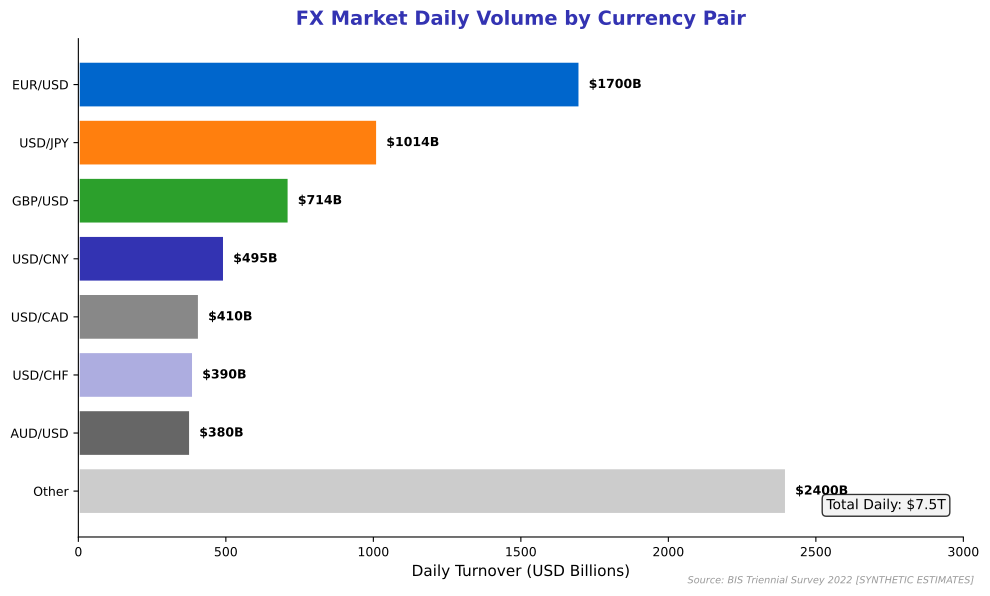

Python code for this plot:
"""
FX Market Daily Volume by Currency Pair
Shows most traded currency pairs

Output: fx_volume.pdf
Module: module_04_traditional
Lesson: 37 - Financial Markets
"""

from pathlib import Path
import matplotlib.pyplot as plt
import numpy as np

plt.rcParams.update({
    'font.size': 10,
    'axes.labelsize': 10,
    'axes.titlesize': 11,
    'xtick.labelsize': 9,
    'ytick.labelsize': 9,
    'legend.fontsize': 9,
    'figure.figsize': (10, 6),
    'figure.dpi': 150
})

MLPURPLE = '#3333B2'
MLBLUE = '#0066CC'
MLORANGE = '#FF7F0E'
MLGREEN = '#2CA02C'
MLLAVENDER = '#ADADE0'

def create_chart():
    fig, ax = plt.subplots(figsize=(10, 6))

    # Daily FX turnover by currency pair (April 2022, billions USD)
    pairs = ['EUR/USD', 'USD/JPY', 'GBP/USD', 'USD/CNY', 'USD/CAD', 'USD/CHF', 'AUD/USD', 'Other']
    volumes = [1700, 1014, 714, 495, 410, 390, 380, 2400]  # Billions USD daily

    colors = [MLBLUE, MLORANGE, MLGREEN, MLPURPLE, '#888888', MLLAVENDER, '#666666', '#cccccc']

    bars = ax.barh(pairs, volumes, color=colors, edgecolor='white', linewidth=2)

    for bar, val in zip(bars, volumes):
        ax.text(bar.get_width() + 30, bar.get_y() + bar.get_height()/2,
                f'${val}B', va='center', fontsize=9, fontweight='bold')

    ax.set_xlabel('Daily Turnover (USD Billions)', fontsize=11)
    ax.set_title('FX Market Daily Volume by Currency Pair', fontsize=14,
                 fontweight='bold', color=MLPURPLE, pad=10)

    ax.set_xlim(0, 3000)
    ax.invert_yaxis()

    total = sum(volumes)
    ax.text(0.98, 0.05, f'Total Daily: ${total/1000:.1f}T',
            transform=ax.transAxes, ha='right', va='bottom', fontsize=10,
            bbox=dict(boxstyle='round', facecolor='#f0f0f0', alpha=0.8))

    ax.spines['top'].set_visible(False)
    ax.spines['right'].set_visible(False)

    fig.text(0.98, 0.02, 'Source: BIS Triennial Survey 2022 [SYNTHETIC ESTIMATES]',
             fontsize=7, color='#999999', ha='right', style='italic')

    plt.tight_layout()

    output_path = Path(__file__).parent / 'fx_volume.pdf'
    plt.savefig(output_path, format='pdf', dpi=300, bbox_inches='tight')
    plt.close()
    print(f"Chart saved to: {output_path}")
    return output_path

if __name__ == '__main__':
    create_chart()
